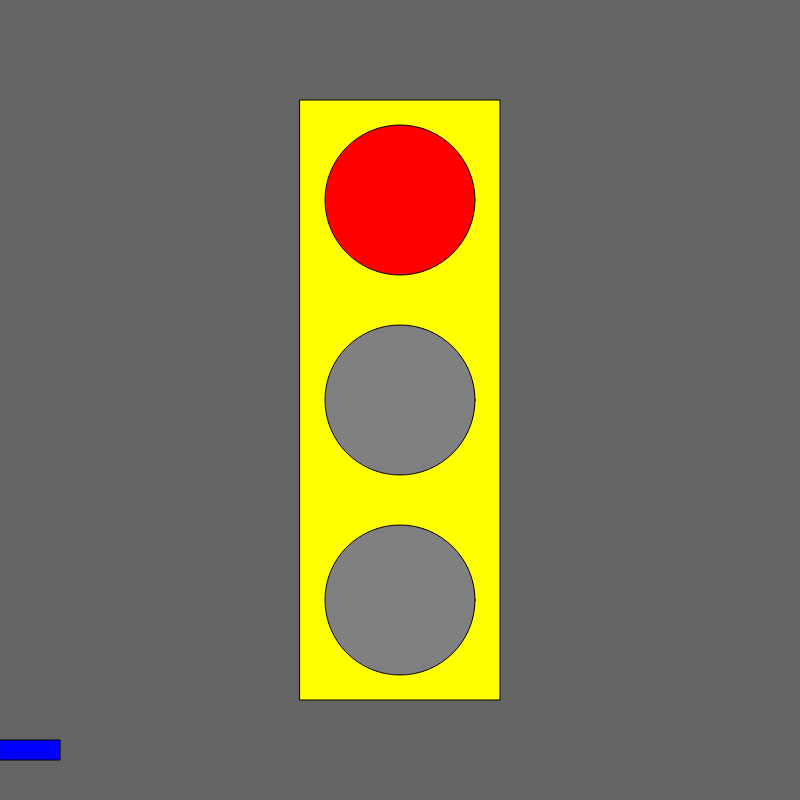
Frame 1 (no input)
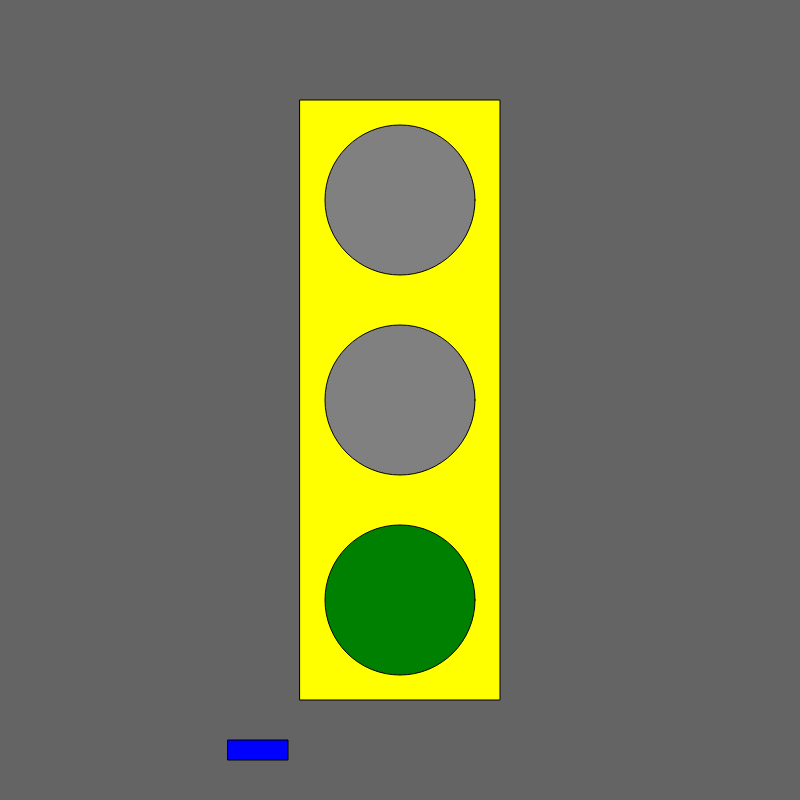
Frame 60 (no input)
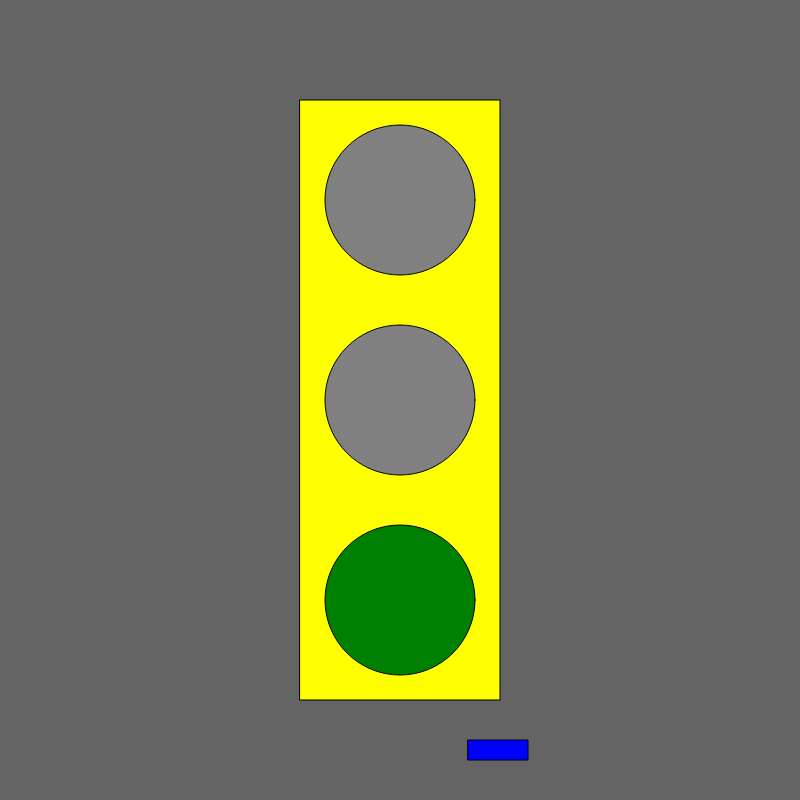
Frame 120 (the mouse pressed at the canvas centre since frame 60)

The p5.js sketch that drew these frames (run headless with seeded random() and noise() and a simulated clock; from frame 60 on, the mouse is pressed at the canvas centre):

// p5.js sketch
// ── sketch.js
let state = 0;
let timer = 0;
let x = 0;
let velocity = 0;

function setup() {
  createCanvas(800, 800);
  ellipseMode(CENTER);
}

function draw() {
  background(100);

  fill('yellow');
  rect(300, 100, 200, 600);

  fill('blue');
  rect(x, 740, 60, 20);
  x = x + velocity;
  if (x > width) {
    x = 0;
  }

  switch(state) {
    case 0:
    fill('red');
    ellipse(width/2, height/2 - 200, 150, 150);
    fill('grey');
    ellipse(width/2, height/2, 150, 150);
    ellipse(width/2, height/2 + 200, 150, 150);

    velocity = 0;

    break;

    case 1:
    fill('grey');
    ellipse(width/2, height/2 - 200, 150, 150);
    ellipse(width/2, height/2, 150, 150);
    fill('green');
    ellipse(width/2, height/2 + 200, 150, 150);

    velocity = 4;

    break;

    case 2:
    fill('grey');
    ellipse(width/2, height/2 - 200, 150, 150);
    fill('yellow');
    ellipse(width/2, height/2, 150, 150);
    fill('grey');
    ellipse(width/2, height/2 + 200, 150, 150);

    velocity = 2;

    break;
  }

  timer++;
  if (timer > 0) {
    state = 1;
  }
  if (timer > 4*60) {
    state = 2;
  }
  if (timer > 6*60) {
    state = 0;
  }
  if (timer > 599) {
    state = 1;
    timer = 0;
  }

}

function mouseReleased() {
  state++;
  if (state > 2) {
    state = 0;
  }
}
